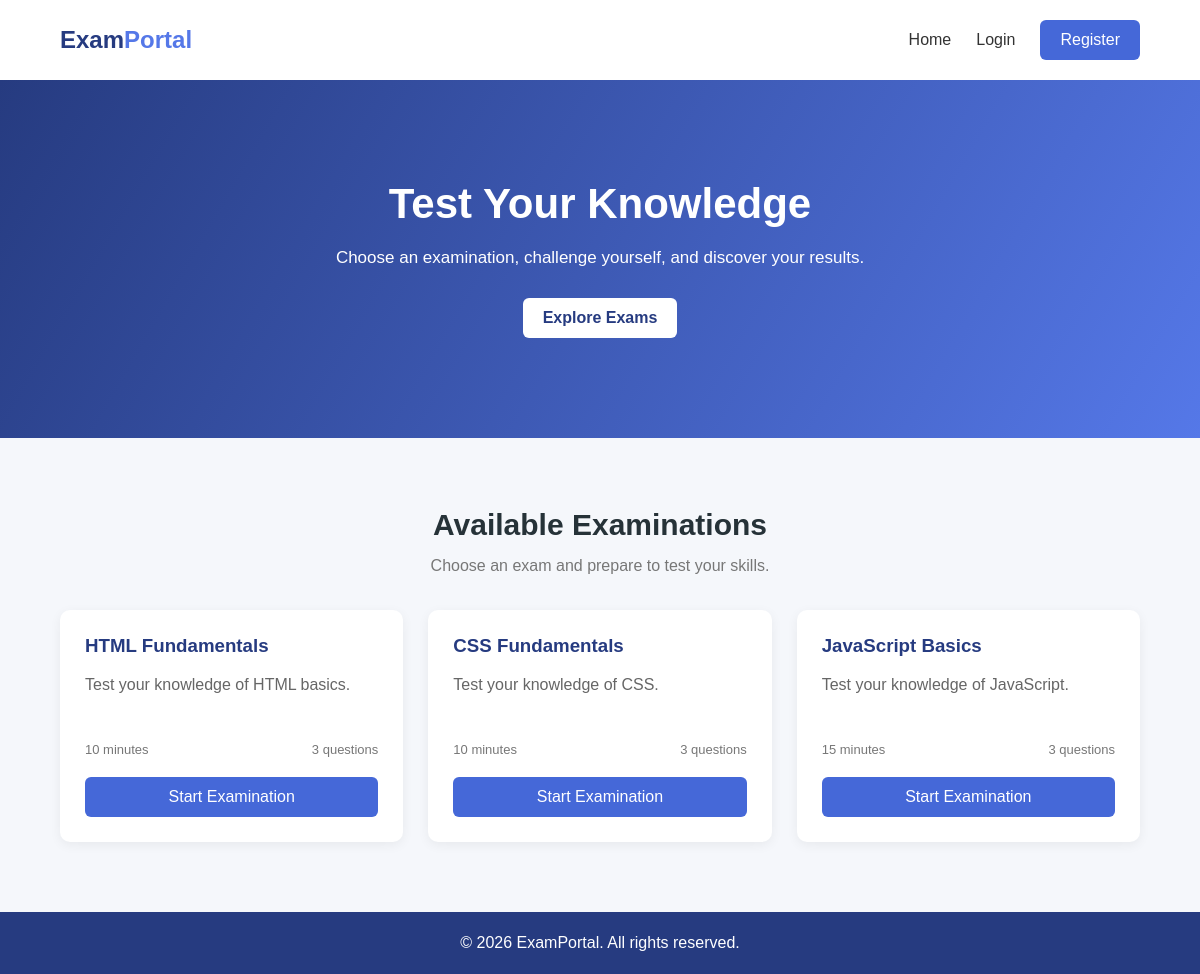
The page / on the database its author committed.
### tables this page shows
CREATE TABLE `exams` (
  `id` int(11) NOT NULL,
  `title` varchar(150) NOT NULL,
  `description` text DEFAULT NULL,
  `duration` int(11) NOT NULL,
  `created_at` timestamp NOT NULL DEFAULT current_timestamp()
);

### index.php (the view, shortened to what this page needs)
<?php
require_once "config/database.php";
$sql = "SELECT exams.*,
        (SELECT COUNT(*) FROM questions
         WHERE questions.exam_id = exams.id) AS question_count
        FROM exams";
$stmt = $conn->query($sql);
$exams = $stmt->fetchAll(PDO::FETCH_ASSOC);
?>
<!DOCTYPE html>
<html lang="en">
<head>
    <link rel="stylesheet" href="css/style.css">
</head>
<body>
<header>
    <div class="container navbar">
        <h2>Exam<span>Portal</span></h2>
        <nav>
            <a href="index.php">Home</a>
            <a href="login.php">Login</a>
            <a href="register.php" class="nav-button">Register</a>
        </nav>
    </div>
</header>
<section class="hero">
    <div class="container">
        <h1>Test Your Knowledge</h1>
        <p>Choose an examination, challenge yourself, and discover your results.</p>
        <a href="#exams" class="main-button">Explore Exams</a>
    </div>
</section>
<section class="exams-section" id="exams">
    <div class="container">
        <h2>Available Examinations</h2>
        <p class="section-description">
            Choose an exam and prepare to test your skills.
        </p>
        <div class="exam-grid">
            <?php foreach ($exams as $exam): ?>
                <div class="exam-card">
                    <h3><?= htmlspecialchars($exam["title"]) ?></h3>
                    <p>
                        <?= htmlspecialchars($exam["description"] ?? "") ?>
                    </p>
                    <div class="exam-info">
                        <span>
                            <?= (int)$exam["duration"] ?> minutes
                        </span>
                        <span>
                            <?= (int)$exam["question_count"] ?> questions
                        </span>
                    </div>
                    <a href="register.php" class="exam-button">
                        Start Examination
                    </a>
                </div>
            <?php endforeach; ?>
        </div>
    </div>
</section>
<footer>
    <p>&copy; <?= date("Y") ?> ExamPortal. All rights reserved.</p>
</footer>
</body>
</html>

### css/style.css (style rules this page uses)
* { margin: 0; padding: 0; box-sizing: border-box; }
body { font-family: Arial, sans-serif; background-color: #f5f7fb; color: #263238; }
.container { width: 90%; max-width: 1150px; margin: auto; }
header { background-color: white; padding: 20px 0; box-shadow: 0 2px 8px rgba(0,0,0,0.05); }
.navbar { display: flex; justify-content: space-between; align-items: center; }
.navbar h2 { color: #263b80; }
.navbar h2 span { color: #5578e8; }
nav { display: flex; align-items: center; gap: 25px; }
nav a { text-decoration: none; color: #333; }
.nav-button, .main-button, .exam-button { background-color: #4568d8; color: white; padding: 11px 20px; border-radius: 6px; text-decoration: none; display: inline-block; }
.hero { background: linear-gradient(120deg, #263b80, #5578e8); color: white; text-align: center; padding: 100px 20px; }
.hero h1 { font-size: 42px; margin-bottom: 20px; }
.hero p { margin-bottom: 30px; font-size: 17px; }
.main-button { background-color: white; color: #263b80; font-weight: bold; }
.exams-section { padding: 70px 0; }
.exams-section h2 { text-align: center; font-size: 30px; }
.section-description { text-align: center; color: #777; margin: 15px 0 35px; }
.exam-grid { display: grid; grid-template-columns: repeat(auto-fit, minmax(260px, 1fr)); gap: 25px; }
.exam-card { background-color: white; padding: 25px; border-radius: 10px; box-shadow: 0 3px 12px rgba(0,0,0,0.06); }
.exam-card h3 { color: #263b80; margin-bottom: 15px; }
.exam-card p { color: #666; line-height: 1.6; min-height: 50px; }
.exam-info { display: flex; justify-content: space-between; gap: 10px; margin: 20px 0; font-size: 13px; color: #777; }
.exam-button { display: block; text-align: center; }
footer { background-color: #263b80; color: white; text-align: center; padding: 22px; }

### rows shown on the page
exams: title "HTML Fundamentals", description "Test your knowledge of HTML basics.", duration "10", question_count "3"
exams: title "CSS Fundamentals", description "Test your knowledge of CSS.", duration "10", question_count "3"
exams: title "JavaScript Basics", description "Test your knowledge of JavaScript.", duration "15", question_count "3"
